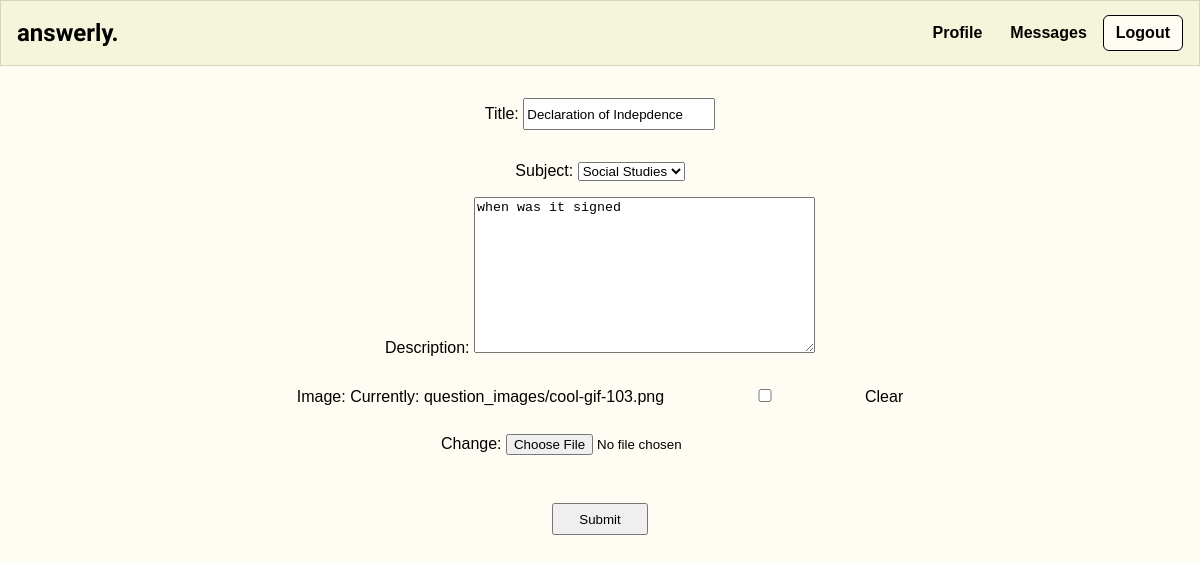
Screenshot of /update-question/36 (signed in) with the database file from the repository.
### questions/models.py (models this page shows, shortened)
class Question(models.Model):
    class Subject(models.TextChoices):
        MATH = 'Math'
        SCIENCE = 'Science'
        SOCIAL_STUDIES = 'Social Studies'
        ELA = 'Ela'
    author = models.ForeignKey(User, on_delete=models.SET_NULL, null=True)
    title = models.CharField(max_length=200)
    subject = models.CharField(max_length=20, choices = Subject.choices, null=False, blank=False )
    description = models.TextField(null=True, blank=True)
    participants = models.ManyToManyField(User, related_name='participants', blank=True)
    updated = models.DateTimeField(auto_now=True)
    image = models.ImageField(default='default.jpg', upload_to='question_images', blank=True, null=True)
    created = models.DateTimeField(auto_now_add=True)

### questions/views.py (the view)
# urls.py: path('update-question/<str:pk>', updateQuestion, name='update-question' ),
@login_required(login_url="questions:login")
def updateQuestion(request, pk):
    question = Question.objects.get(id=pk)
    form = QuestionForm(instance = question)
    if request.method == 'POST':
        form = QuestionForm(request.POST, instance = question)
        if form.is_valid():
            form.save()
            return redirect('questions:list-questions')
    context = {
        'form': form
    }
    return render(request, 'questions/create_question.html', context)

### questions/forms.py
class QuestionForm(ModelForm):
    class Meta:
        model = Question
        fields = '__all__'
        exclude = ['author', 'participants', 'created']

### questions/templates/questions/create_question.html (shortened to what this page needs)
{% extends 'main.html' %}
{% block content %}
<div>
    <center>
        <form method="POST" action="" enctype="multipart/form-data">
            {{form.as_p}}
            <input type="submit" value="Submit">
        </form>
    </center>
</div>
{% endblock content %}

### static/styles/main.css (style rules this page uses)
input { min-width: 12rem; margin: 1rem 0; }
a { color: #71c6dd; text-decoration: None; }
:root { --primary: #fffcf3; --secondary: #fff; --font-color: #000; --accent: #f5f5dc; }
body { color: var(--font-color); font-family: sans-serif; background: var(--primary); margin: 0; }
input[type="text"], input[type="password"] { min-height: 2rem; min-width: 12rem; }
input[type="submit"], button { min-height: 2rem; min-width: 6rem; }
a { color: var(--font-color); text-decoration: none; }

### rows the page displays
Question: title "Declaration of Indepdence", subject "Social Studies", description "when was it signed"
